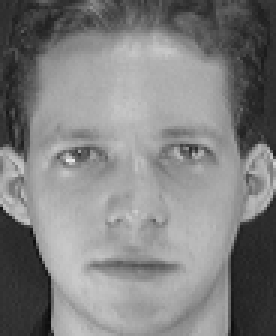
%> input picture Code魔改/Image/Face_ORL/HR_Dictionary/1.pgm, 92 x 112 px (shown 3 times larger)
$ octave Test_My_ADMM.m   (GNU Octave 9; MATLAB toolbox functions it lacks are replaced by stand-ins)
%> lines starting %> are read from the running program, lines starting %| are printed output that depends on the picture
### Code魔改/SuperResolution/Algorithnm/ADMM_lasso.m
function [z, history] = ADMM_lasso(A, b, lambda, rho, alpha, flagDisp)

% lasso  Solve lasso problem via ADMM
%
% [z, history] = lasso(A, b, lambda, rho, alpha);
%
% Solves the following problem via ADMM:
%
%   minimize 1/2*|| Ax - b ||_2^2 + \lambda || x ||_1
%
% The solution is returned in the vector x.
%
% history is a structure that contains the objective value, the primal and
% dual residual norms, and the tolerances for the primal and dual residual
% norms at each iteration.
%
% rho is the augmented Lagrangian parameter.
%
% alpha is the over-relaxation parameter (typical values for alpha are
% between 1.0 and 1.8).
%
%
% More information can be found in the paper linked at:
% http://www.stanford.edu/~boyd/papers/distr_opt_stat_learning_admm.html
%
if (nargin<6)
        flagDisp = 0;
end

t_start = tic;

%% Global constants and defaults
QUIET    = 0;
MAX_ITER = 1000;
ABSTOL   = 1e-4;
RELTOL   = 1e-2;


%% Data preprocessing
[m, n] = size(A);               %m is row and n is column.
                                       %However, each image of A is as a row vector.
                                       %So the m is the num of image,
                                       %and the n is the length of each image.

% save a matrix-vector multiply
Atb = A'*b;                     %A中每张图片都是按行向量存放的

%% ADMM solver
x = zeros(n,1);                 %都是图片这么多行
z = zeros(n,1);
u = zeros(n,1);

% cache the factorization
[L U] = factor(A, rho);

if ~QUIET & flagDisp
    fprintf('%3s\t%10s\t%10s\t%10s\t%10s\t%10s\n', 'iter', ...
      'r norm', 'eps pri', 's norm', 'eps dual', 'objective');
end

for k = 1:MAX_ITER

    % x-update
    q = Atb + rho*(z - u);    % temporary value
    if( m >= n )    % if skinny
       x = U \ (L \ q);
    else            % if fat
       x = q/rho - (A'*(U \ ( L \ (A*q) )))/rho^2;
    end

    % z-update with relaxation
    zold = z;
    x_hat = alpha*x + (1 - alpha)*zold;
    z = shrinkage(x_hat + u, lambda/rho);

    % u-update
    u = u + (x_hat - z);

    % diagnostics, reporting, termination checks
    history.objval(k)  = objective(A, b, lambda, x, z);

    history.r_norm(k)  = norm(x - z);
    history.s_norm(k)  = norm(-rho*(z - zold));

    history.eps_pri(k) = sqrt(n)*ABSTOL + RELTOL*max(norm(x), norm(-z));
    history.eps_dual(k)= sqrt(n)*ABSTOL + RELTOL*norm(rho*u);

    if ~QUIET & flagDisp                   %输出
        fprintf('%3d\t%10.4f\t%10.4f\t%10.4f\t%10.4f\t%10.2f\n', k, ...
            history.r_norm(k), history.eps_pri(k), ...
            history.s_norm(k), history.eps_dual(k), history.objval(k));
    end

    if (history.r_norm(k) < history.eps_pri(k) && ...
       history.s_norm(k) < history.eps_dual(k))
         break;
    end

end

if ~QUIET & flagDisp
    toc(t_start);
end

end

function p = objective(A, b, lambda, x, z)
    p = ( 1/2*sum((A*x - b).^2) + lambda*norm(z,1) );
end

function z = shrinkage(x, kappa)
    z = max( 0, x - kappa ) - max( 0, -x - kappa );
end

function [L U] = factor(A, rho)
    [m, n] = size(A);
    if ( m >= n )    % if skinny
       L = chol( A'*A + rho*speye(n), 'lower' );
    else            % if fat
       L = chol( speye(m) + 1/rho*(A*A'), 'lower' );
    end

    % force matlab to recognize the upper / lower triangular structure
    L = sparse(L);
    U = sparse(L');
end

### Code魔改/SuperResolution/Debug/Test_My_ADMM.m
%% Generate problem data
clc;clear;

randn('seed', 0);
rand('seed',0);

img1=imread('E:\毕设\Code\Image\Face_ORL\HR_Dictionary\1.pgm');
%> img1 is the input picture: size 112x92 uint8; min 11, max 234, mean 128.3
imgSize=size(img1);
%> imgSize = [112 92]
img2=imread('E:\毕设\Code\Image\Face_ORL\HR_Dictionary\2.pgm');
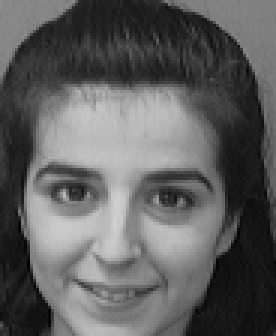
%> input picture Code魔改/Image/Face_ORL/HR_Dictionary/2.pgm, 92 x 112 px (shown 3 times larger)
%> img2 is the input picture: size 112x92 uint8; min 1, max 207, mean 95.1
img3=imread('E:\毕设\Code\Image\Face_ORL\HR_Dictionary\3.pgm');
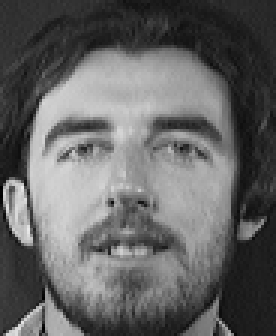
%> input picture Code魔改/Image/Face_ORL/HR_Dictionary/3.pgm, 92 x 112 px (shown 3 times larger)
%> img3 is the input picture: size 112x92 uint8; min 0, max 234, mean 100
img4=imread('E:\毕设\Code\Image\Face_ORL\HR_Dictionary\4.pgm');
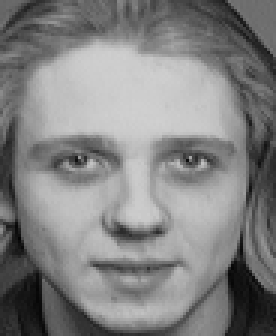
%> input picture Code魔改/Image/Face_ORL/HR_Dictionary/4.pgm, 92 x 112 px (shown 3 times larger)
%> img4 is the input picture: size 112x92 uint8; min 2, max 208, mean 129.8
img1=im2double(img1(:));
img2=im2double(img2(:));
img3=im2double(img3(:));
img4=im2double(img4(:));
A=[img1 img2 img3 img4];
b=img1;


n=4;
p=0.01;
m=length(b);
%> m = 10304
% n = 5000;       % number of features
% p = 100/n;      % sparsity density
% m = 1500;       % number of examples


x0 = sprandn(n,1,p);                                               %生成n*1的均匀随机分布，分布密度为p的矩阵
% [5 lines of commented-out code are left out]

lambda_max = norm( A'*b, 'inf' );
%> lambda_max = 3060.4
lambda = 0.1*lambda_max;
%> lambda = 306

%% Solve problem

[x history] = ADMM_lasso(A, b, lambda, 1.0, 1.0);
%> in ADMM_lasso, `Atb = A'*b;`: Atb = [3060.4; 2154.5; 2363.5; 2945.5]
%> in factor, `L = chol( A'*A + rho*speye(n), 'lower' );`: L = [55.33 0 0 0; 38.94 21.23 0 0; 42.72 4.76 18.24 0; 53.24 3.02 3.26 15.57]
%> in factor, `U = sparse(L');`: U = [55.33 38.94 42.72 53.24; 0 21.23 4.76 3.02; 0 0 18.24 3.26; 0 0 0 15.57]
%> the loop in ADMM_lasso, `for k = 1:MAX_ITER` made 1000 passes
%> (q, x_hat, u) on passes 2 to 7: ([3059.4; 2154.5; 2363.5; 2945.5], [0.99; 0.00166; 0.00258; 0.00618], [1.99; 0.00249; 0.00387; 0.00928]), ([3058.4; 2154.5; 2363.5; 2945.5], [0.985; 0.00248; 0.00385; 0.00923], [2.97; 0.00496; 0.00772; 0.0185]), ([3057.4; 2154.5; 2363.5; 2945.5], [0.981; 0.0033; 0.00512; 0.0122], [3.95; 0.00826; 0.0128; 0.0308]), ([3056.4; 2154.5; 2363.5; 2945.5], [0.976; 0.00411; 0.00639; 0.0152], [4.93; 0.0124; 0.0192; 0.046]), ([3055.5; 2154.5; 2363.5; 2945.5], [0.971; 0.00492; 0.00764; 0.0182], [5.9; 0.0173; 0.0269; 0.0642]), ([3054.5; 2154.5; 2363.5; 2945.4], [0.966; 0.00573; 0.00889; 0.0212], [6.86; 0.023; 0.0358; 0.0854])
%> (q, u) on pass 1: ([3060.4; 2154.5; 2363.5; 2945.5], [0.995; 0.00083; 0.00129; 0.0031])
%> after the loop in ADMM_lasso, `for k = 1:MAX_ITER`: u = [306; 139.3; 170.9; 248.1]; x = [0.606; 0.125; 0.126; 0.113]
%> x = [0.606; 0; 0; 0]


newImg=x'.*A;           %复原图片，是稀疏矩阵乘字典
newImg=sum(newImg')';       %还要叠加在一起
newImg=reshape(newImg,imgSize);     %将复原的图片变回正常的形状
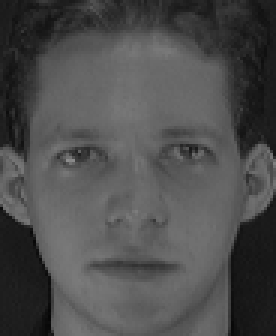
%> newImg: size 112x92 double (shown 3 times larger); min 0.0261, max 0.556, mean 0.305
imshow(newImg);     %OJBK

% [18 lines of commented-out code are left out]
